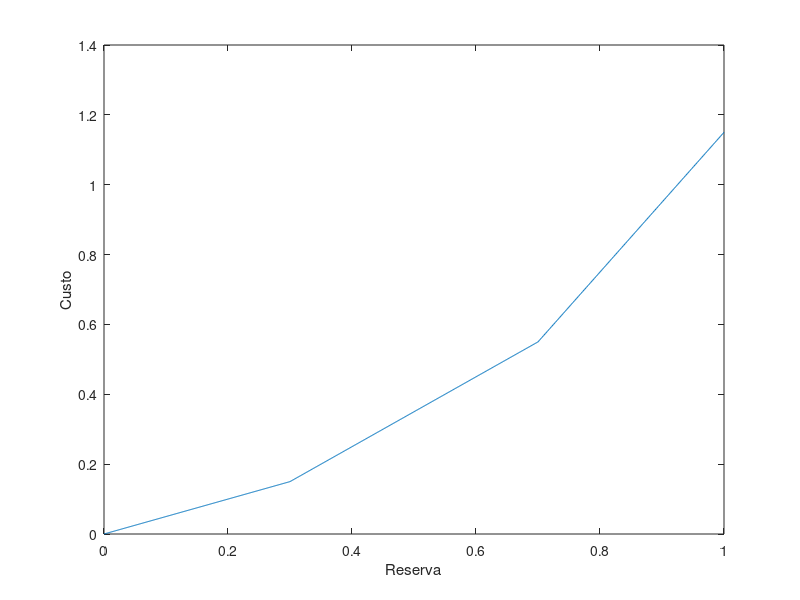

Here is the MATLAB script that generated this plot:
f=zeros(1,1000);

for i=0:1000
    if i<300
        f(i+1)=0.5*i/1000;
    elseif i<700
        f(i+1)=i/1000-0.15;
    else
        f(i+1)=2*i/1000-0.85;
    end
end

x=0:0.001:1;

plot(x,f);
xlabel('Reserva');
ylabel('Custo');